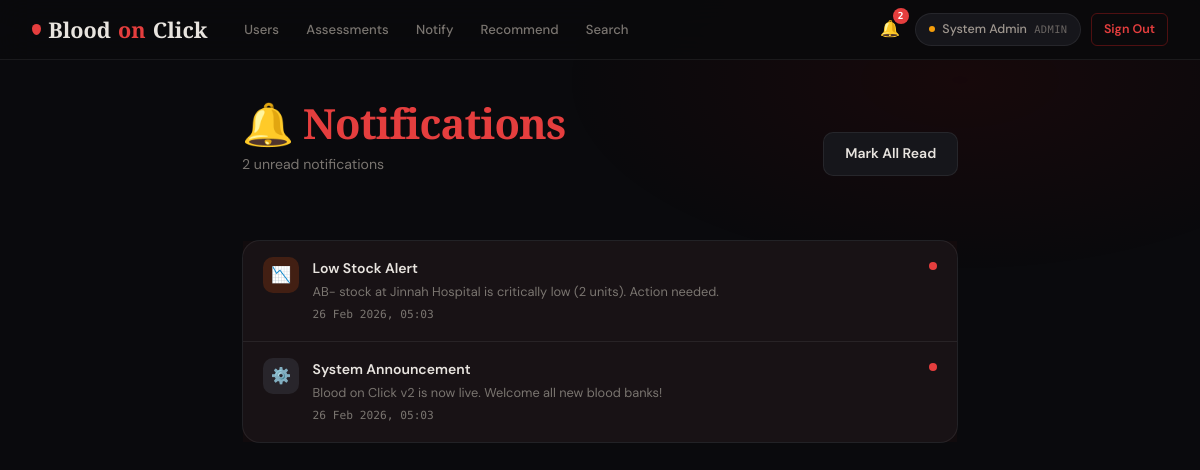
Screenshot of /notifications.php (signed in) with the database file from the repository.
### tables this page shows
CREATE TABLE IF NOT EXISTS notifications (
    id          INT AUTO_INCREMENT PRIMARY KEY,
    user_id     INT             DEFAULT NULL,           
    sender_id   INT             DEFAULT NULL,
    title       VARCHAR(255)    NOT NULL,
    message     TEXT            NOT NULL,
    type        ENUM('info','urgent','stock_alert','donation_request','assessment','system') DEFAULT 'info',
    is_read     TINYINT(1)      DEFAULT 0,
    link        VARCHAR(500)    DEFAULT NULL,
    created_at  TIMESTAMP       DEFAULT CURRENT_TIMESTAMP,
    FOREIGN KEY (user_id)   REFERENCES users(id) ON DELETE CASCADE,
    FOREIGN KEY (sender_id) REFERENCES users(id) ON DELETE SET NULL
);

### config/auth.php (called while the page is built, shortened)
<?php
function getUnreadCount(): int {
    $db = getDB();
    $stmt = $db->prepare("SELECT COUNT(*) FROM notifications WHERE (user_id = ? OR user_id IS NULL) AND is_read = 0");
    $stmt->execute([$_SESSION['user_id']]);
    return (int) $stmt->fetchColumn();
}

### notifications.php (the view, shortened to what this page needs)
<?php
require_once 'config/layout.php';
require_once 'config/auth.php';
$db  = getDB();
$uid = $_SESSION['user_id'];
$notifs = $db->prepare("SELECT * FROM notifications WHERE (user_id=? OR user_id IS NULL) ORDER BY created_at DESC");
$notifs->execute([$uid]); $notifs=$notifs->fetchAll();
$unread = count(array_filter($notifs, fn($n)=>!$n['is_read']));
renderHead('Notifications'); ?>
<?php renderNav(); ?>
<div class="page animate-in" style="max-width:780px;">
  <div style="display:flex;justify-content:space-between;align-items:center;margin-bottom:2rem;flex-wrap:wrap;gap:1rem;">
    <div>
      <h1 class="page-title">🔔 <span>Notifications</span></h1>
      <p class="page-subtitle"><?= $unread ?> unread notification<?= $unread!==1?'s':'' ?></p>
    </div>
    <?php if($unread): ?><a href="?mark_all=1" class="btn btn-secondary">Mark All Read</a><?php endif; ?>
  </div>
  <div class="card card-sm" style="padding:0;">
    <div class="notif-list">
      <?php if(empty($notifs)): ?>
        <div class="empty-state"><div class="icon">🔔</div><p>No notifications yet.</p></div>
      <?php else:
        $icons=['urgent'=>'🚨','stock_alert'=>'📉','assessment'=>'📋','info'=>'ℹ️','system'=>'⚙️','donation_request'=>'🩸'];
        foreach($notifs as $n):
      ?>
      <a href="?read=<?= $n['id'] ?>" style="text-decoration:none;color:inherit;" class="notif-item <?= !$n['is_read']?'unread':'' ?>">
        <div class="notif-icon type-<?= $n['type'] ?>"><?= $icons[$n['type']]??'🔔' ?></div>
        <div style="flex:1;min-width:0;">
          <div class="notif-title"><?= htmlspecialchars($n['title']) ?></div>
          <div class="notif-msg"><?= htmlspecialchars($n['message']) ?></div>
          <div class="notif-time"><?= date('d M Y, H:i', strtotime($n['created_at'])) ?></div>
        </div>
        <?php if(!$n['is_read']): ?><div class="unread-dot"></div><?php endif; ?>
      </a>
      <?php endforeach; endif; ?>
    </div>
  </div>
</div>
</body></html>

### assets/style.css (style rules this page uses)
:root { --bg: #0a0a0d; --bg-card: #111115; --bg-panel: #16161b; --bg-hover: #1c1c22; --border: rgba(255,255,255,0.07); --border-red: rgba(185,28,28,0.4); --red: #c0392b; --red-bright: #e53e3e; --red-glow: rgba(192,57,43,0.22); --red-pale: rgba(192,57,43,0.08); --text: #e8e4df; --text-muted: #7a7570; --text-label: #a09890; --bg-Opos: #ea580c; --bg-Oneg: #dc2626; --bg-Apos: #2563eb; --bg-Aneg: #7c3aed; --bg-Bpos: #0891b2; --bg-Bneg: #059669; --bg-ABpos: #be185d; --bg-ABneg: #d97706; --urgent-critical: #dc2626; --urgent-urgent: #ea580c; --urgent-normal: #16a34a; --font-display: 'Cormorant Garamond', Georgia, serif; --font-body: 'DM Sans', sans-serif; --font-mono: 'DM Mono', monospace; --radius: 10px; --radius-lg: 18px; --t: 0.22s cubic-bezier(0.4,0,0.2,1); }
*,*::before,*::after { box-sizing:border-box; margin:0; padding:0; }
html { font-size:16px; scroll-behavior:smooth; }
body { background:var(--bg); color:var(--text); font-family:var(--font-body); font-weight:400; line-height:1.65; min-height:100vh; overflow-x:hidden; }
body::before { content:''; position:fixed; inset:0; pointer-events:none; z-index:0; background: radial-gradient(ellipse 55% 40% at 80% 10%, rgba(139,0,0,0.1) 0%, transparent 60%), radial-gradient(ellipse 35% 45% at 5% 85%, rgba(100,0,0,0.07) 0%, transparent 60%); }
a { color:var(--red-bright); text-decoration:none; transition:color var(--t); }
.nav-links a { color:var(--text-muted); font-size:.82rem; font-weight:500; padding:.35rem .8rem; border-radius:6px; transition:all var(--t); }
.page { position:relative; z-index:1; max-width:1300px; margin:0 auto; padding:2.5rem 2rem 4rem; }
.page-title { font-family:var(--font-display); font-size:clamp(1.8rem,3.5vw,2.6rem); font-weight:700; line-height:1.15; letter-spacing:-0.02em; margin-bottom:.3rem; }
.page-title span { color:var(--red-bright); }
.page-subtitle { color:var(--text-muted); font-size:.88rem; margin-bottom:2rem; }
.card { background:var(--bg-card); border:1px solid var(--border); border-radius:var(--radius-lg); padding:1.75rem; }
.card-sm { padding:1.25rem; }
.btn { display:inline-flex; align-items:center; justify-content:center; gap:.4rem; font-family:var(--font-body); font-weight:600; border-radius:var(--radius); border:none; cursor:pointer; transition:all var(--t); text-decoration:none; white-space:nowrap; font-size:.875rem; padding:.6rem 1.3rem; }
.btn-secondary { background:var(--bg-panel); color:var(--text); border:1px solid var(--border); }
.notif-list { display:flex; flex-direction:column; gap:0; }
.notif-item { padding:1rem 1.25rem; border-bottom:1px solid var(--border); display:flex; align-items:flex-start; gap:.85rem; transition:background var(--t); cursor:pointer; }
.notif-item:last-child { border-bottom:none; }
.notif-item.unread { background:rgba(192,57,43,0.04); }
.notif-icon { flex-shrink:0; width:36px; height:36px; border-radius:10px; display:flex; align-items:center; justify-content:center; font-size:1rem; }
.notif-icon.type-stock_alert { background:rgba(234,88,12,.2); }
.notif-icon.type-system { background:rgba(107,114,128,.2); }
.notif-title { font-weight:600; font-size:.875rem; margin-bottom:.15rem; }
.notif-msg { font-size:.8rem; color:var(--text-muted); line-height:1.5; }
.notif-time { font-size:.7rem; color:var(--text-muted); margin-top:.3rem; font-family:var(--font-mono); }
.unread-dot { width:8px; height:8px; border-radius:50%; background:var(--red-bright); flex-shrink:0; margin-top:.3rem; }
.animate-in { animation:fadeUp .35s ease both; }

### rows the page displays
notifications: type "📉", title "Low Stock Alert", message "AB- stock at Jinnah Hospital is critically low (2 units). Action needed.", created_at "26 Feb 2026, 05:03", is_read 0 (drawn)
notifications: type "⚙️", title "System Announcement", message "Blood on Click v2 is now live. Welcome all new blood banks!", created_at "26 Feb 2026, 05:03", is_read 0 (drawn)

### other values shown
$unread "2"
$name "System Admin"
$roleLabel "ADMIN"
